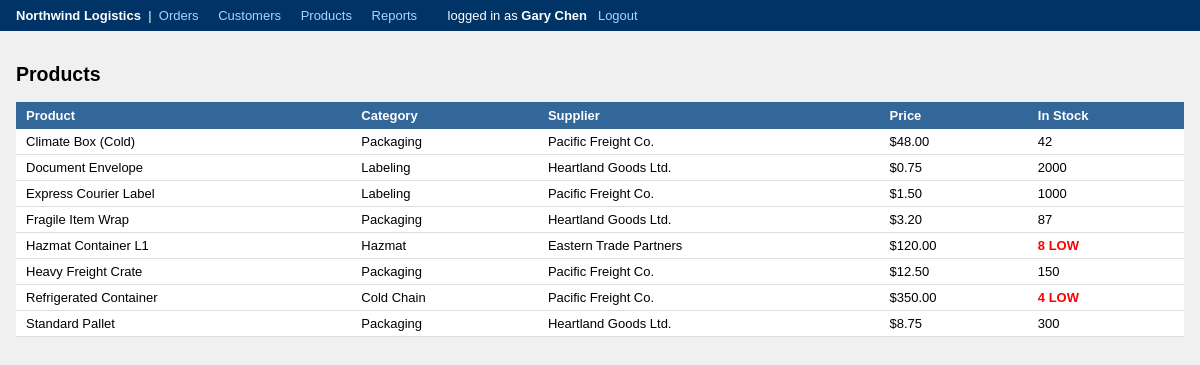
/legacy/index.php?page=products (signed in), run on the app's committed database.
### tables this page shows
CREATE TABLE IF NOT EXISTS products (
    product_id      INT           AUTO_INCREMENT PRIMARY KEY,
    product_name    VARCHAR(100)  NOT NULL,
    supplier_id     INT,
    category        VARCHAR(60),
    unit_price      DECIMAL(10,2) NOT NULL DEFAULT 0.00,
    units_in_stock  INT           NOT NULL DEFAULT 0,
    FOREIGN KEY (supplier_id) REFERENCES suppliers(supplier_id)
);

CREATE TABLE IF NOT EXISTS suppliers (
    supplier_id   INT          AUTO_INCREMENT PRIMARY KEY,
    company_name  VARCHAR(100) NOT NULL,
    contact_name  VARCHAR(100),
    email         VARCHAR(100),
    phone         VARCHAR(30)
);

### legacy/index.php (the view, shortened to what this page needs)
<?php
$conn = mysql_connect('db', 'northwind', 'northwind123')
    or die('Cannot connect to database. Call IT at x4400.');
$page = isset($_GET['page']) ? $_GET['page'] : 'orders';
?><!DOCTYPE html>
<html>
<head>
</head>
<body>
<?php if ($page != 'login'): ?>
<div id="hdr">
    <strong>Northwind Logistics</strong> &nbsp;|&nbsp;
    <a href="index.php?page=orders">Orders</a>
    <a href="index.php?page=customers">Customers</a>
    <a href="index.php?page=products">Products</a>
    <?php if ($_SESSION['role'] == 'admin'): ?>
        <a href="index.php?page=reports">Reports</a>
    <?php endif; ?>
    &nbsp;&nbsp; logged in as <strong><?= $_SESSION['uname'] ?></strong>
    &nbsp; <a href="index.php?logout=1">Logout</a>
</div>
<?php endif; ?>
<div id="wrap">
<?php
if ($page == 'login'):
?>
    <h2>Northwind Logistics — Sign In</h2>
    <?php if (!empty($login_error)): ?><div class="err"><?= $login_error ?></div><?php endif; ?>
    <form method="post" action="index.php">
        <input type="hidden" name="action" value="login">
        <table style="width:300px">
            <tr><td>Username</td><td><input name="username" type="text" style="width:160px"></td></tr>
            <tr><td>Password</td><td><input name="password" type="password" style="width:160px"></td></tr>
            <tr><td colspan="2" style="padding-top:8px"><button class="btn" type="submit">Login</button></td></tr>
        </table>
    </form>
<?php
elseif ($page == 'products'):
    $sql = "SELECT p.*, s.company_name AS supplier_name
            FROM products p
            JOIN suppliers s ON p.supplier_id = s.supplier_id
            ORDER BY p.product_name";
    $result = mysql_query($sql, $conn);
?>
    <h2>Products</h2>
    <table>
        <tr><th>Product</th><th>Category</th><th>Supplier</th><th>Price</th><th>In Stock</th></tr>
        <?php while ($row = mysql_fetch_assoc($result)): ?>
        <tr>
            <td><?= htmlspecialchars($row['product_name']) ?></td>
            <td><?= htmlspecialchars($row['category']) ?></td>
            <td><?= htmlspecialchars($row['supplier_name']) ?></td>
            <td>$<?= number_format($row['unit_price'], 2) ?></td>
            <td><?php
                if ($row['units_in_stock'] <= 10) {
                    echo '<strong style="color:red">' . $row['units_in_stock'] . ' LOW</strong>';
                } else {
                    echo $row['units_in_stock'];
                }
            ?></td>
        </tr>
        <?php endwhile; ?>
    </table>
<?php
endif;
?>
</div>
</body>
</html>

### legacy/index.php (style rules this page uses)
body { font-family: Verdana, sans-serif; font-size: 13px; background: #f0f0f0; margin: 0; }
#hdr { background: #003366; color: white; padding: 8px 16px; }
#hdr a { color: #aad4ff; text-decoration: none; margin-right: 16px; }
#wrap { padding: 16px; }
table { border-collapse: collapse; width: 100%; background: white; }
th { background: #336699; color: white; padding: 6px 10px; text-align: left; }
td { padding: 5px 10px; border-bottom: 1px solid #ddd; }

### data on the page
products: product_name "Climate Box (Cold)", category "Packaging", supplier.company_name "Pacific Freight Co.", unit_price "48.00", units_in_stock "42"
products: product_name "Document Envelope", category "Labeling", supplier.company_name "Heartland Goods Ltd.", unit_price "0.75", units_in_stock "2000"
products: product_name "Express Courier Label", category "Labeling", supplier.company_name "Pacific Freight Co.", unit_price "1.50", units_in_stock "1000"
products: product_name "Fragile Item Wrap", category "Packaging", supplier.company_name "Heartland Goods Ltd.", unit_price "3.20", units_in_stock "87"
products: product_name "Hazmat Container L1", category "Hazmat", supplier.company_name "Eastern Trade Partners", unit_price "120.00", units_in_stock "8"
products: product_name "Heavy Freight Crate", category "Packaging", supplier.company_name "Pacific Freight Co.", unit_price "12.50", units_in_stock "150"
products: product_name "Refrigerated Container", category "Cold Chain", supplier.company_name "Pacific Freight Co.", unit_price "350.00", units_in_stock "4"
products: product_name "Standard Pallet", category "Packaging", supplier.company_name "Heartland Goods Ltd.", unit_price "8.75", units_in_stock "300"

### other printed values
$_SESSION['uname'] "Gary Chen"
